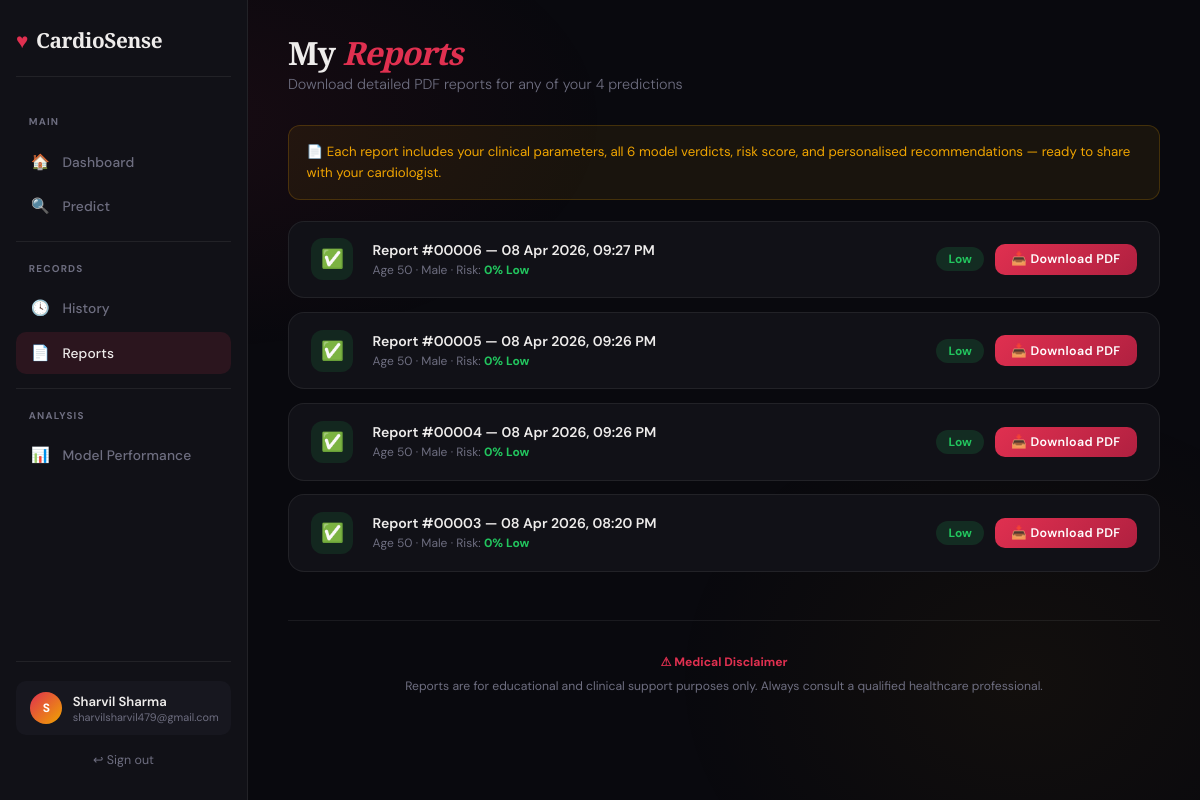
The page /reports (signed in) on the database as committed earlier.
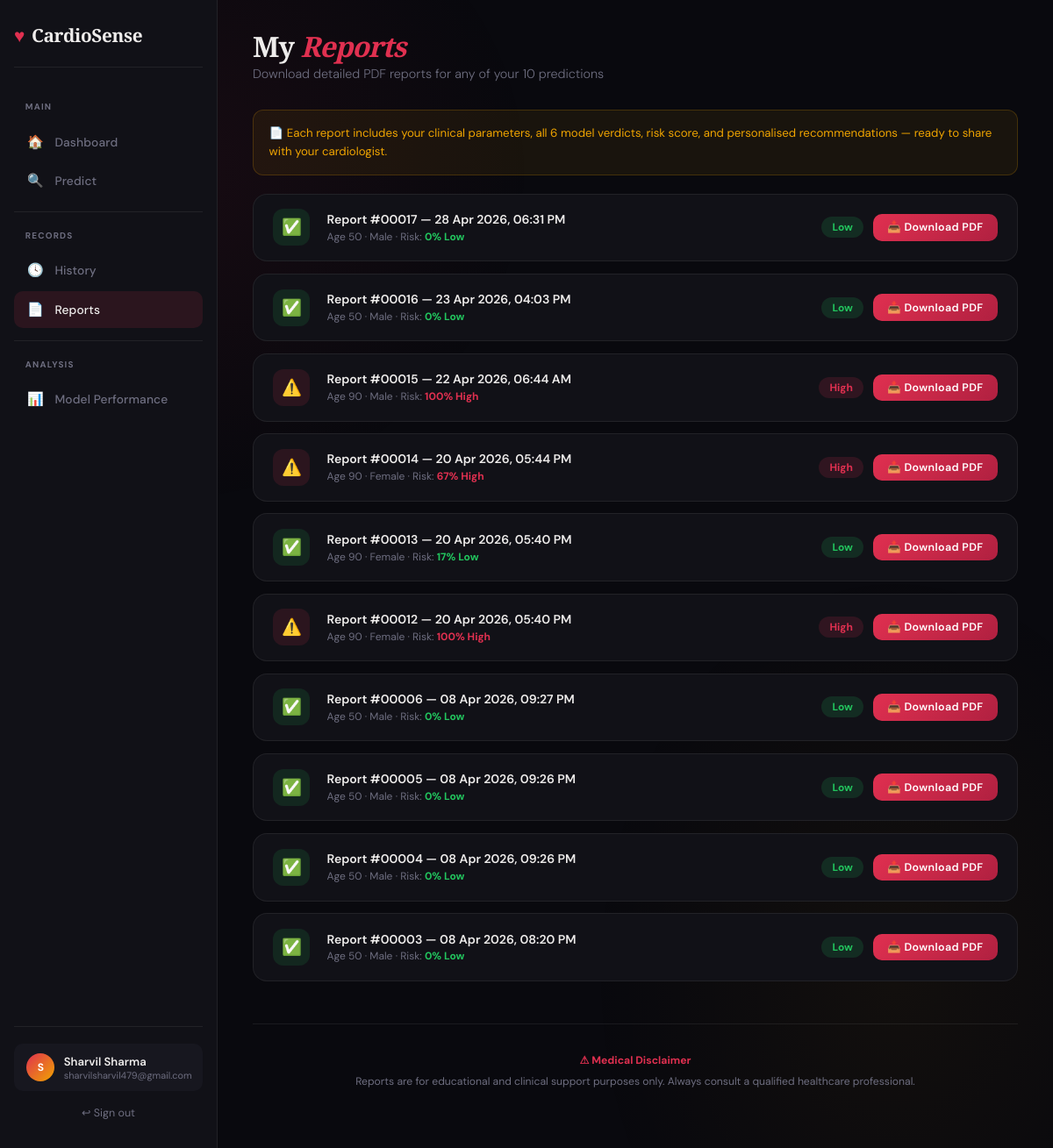
The same page on the database as committed later.
### app.py (models this page shows)
class Prediction(db.Model):
    id           = db.Column(db.Integer, primary_key=True)
    user_id      = db.Column(db.Integer, db.ForeignKey('user.id'), nullable=False)
    created_at   = db.Column(db.DateTime, default=datetime.utcnow)
    age          = db.Column(db.Integer)
    sex          = db.Column(db.Integer)
    chestpain    = db.Column(db.Integer)
    rbp          = db.Column(db.Integer)
    cholesterol  = db.Column(db.Integer)
    fasting_bs   = db.Column(db.Integer)
    ecg          = db.Column(db.Integer)
    max_hr       = db.Column(db.Integer)
    angina       = db.Column(db.Integer)
    oldpeak      = db.Column(db.Float)
    st_slope     = db.Column(db.Integer)
    risk_pct     = db.Column(db.Integer)
    risk_label   = db.Column(db.String(20))
    results_json = db.Column(db.Text)

### app.py (the view)
@app.route('/reports')
@login_required
def reports():
    preds = Prediction.query.filter_by(user_id=session['user_id'])\
                            .order_by(Prediction.created_at.desc()).all()
    return render_template('reports.html', predictions=preds, name=session['name'])

### app.py (called while the page is built)
def login_required(f):
    @wraps(f)
    def decorated(*args, **kwargs):
        if 'user_id' not in session:
            return redirect(url_for('login'))
        return f(*args, **kwargs)
    return decorated

### templates/reports.html (shortened to what this page needs)
{% extends "base.html" %}
{% block content %}
<div class="page-header">
  <h1>My <em>Reports</em></h1>
  <p>Download detailed PDF reports for any of your {{ predictions|length }} prediction{{ 's' if predictions|length != 1 else '' }}</p>
</div>
{% if predictions %}
<div class="info-box">
  📄 Each report includes your clinical parameters, all 6 model verdicts, risk score, and personalised recommendations — ready to share with your cardiologist.
</div>
<div class="reports-grid">
{% for p in predictions %}
<div class="report-row">
  <div class="rep-icon rep-icon-{{ p.risk_label }}">
    {{ '⚠️' if p.risk_label=='high' else ('🟡' if p.risk_label=='moderate' else '✅') }}
  </div>
  <div class="rep-info">
    <h4>Report #{{ '%05d' % p.id }} — {{ p.created_at.strftime('%d %b %Y, %I:%M %p') }}</h4>
    <p>Age {{ p.age }} · {{ 'Male' if p.sex==0 else 'Female' }} · Risk: <strong style="color:{{ '#e03050' if p.risk_label=='high' else ('#f0a500' if p.risk_label=='moderate' else '#22c55e') }}">{{ p.risk_pct }}% {{ p.risk_label|capitalize }}</strong></p>
  </div>
  <div class="rep-right">
    <span class="risk-badge risk-{{ p.risk_label }}">{{ p.risk_label|capitalize }}</span>
    <a href="/api/report/{{ p.id }}" class="btn btn-primary btn-sm">📥 Download PDF</a>
  </div>
</div>
{% endfor %}
</div>
{% endif %}
<div class="disclaimer">
  <strong>⚠ Medical Disclaimer</strong><br>
  Reports are for educational and clinical support purposes only. Always consult a qualified healthcare professional.
</div>
{% endblock %}

Rows that differ between the two databases and show on the page:
added Prediction: risk_label "✅", id "00017", created_at "28 Apr 2026, 06:31 PM", age "50", sex "Male", risk_pct "0", risk_label "Low"
added Prediction: risk_label "✅", id "00016", created_at "23 Apr 2026, 04:03 PM", age "50", sex "Male", risk_pct "0", risk_label "Low"
added Prediction: risk_label "⚠️", id "00015", created_at "22 Apr 2026, 06:44 AM", age "90", sex "Male", risk_pct "100", risk_label "High"
added Prediction: risk_label "⚠️", id "00014", created_at "20 Apr 2026, 05:44 PM", age "90", sex "Female", risk_pct "67", risk_label "High"
added Prediction: risk_label "✅", id "00013", created_at "20 Apr 2026, 05:40 PM", age "90", sex "Female", risk_pct "17", risk_label "Low"
added Prediction: risk_label "⚠️", id "00012", created_at "20 Apr 2026, 05:40 PM", age "90", sex "Female", risk_pct "100", risk_label "High"
Other text that changed with them:
{{ predictions|length }}: "4" → "10"
